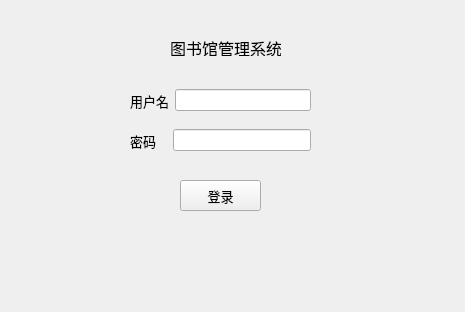
<?xml version="1.0" encoding="UTF-8"?>
<ui version="4.0">
 <class>login</class>
 <widget class="QWidget" name="login">
  <property name="geometry">
   <rect>
    <x>0</x>
    <y>0</y>
    <width>465</width>
    <height>312</height>
   </rect>
  </property>
  <property name="windowTitle">
   <string>Form</string>
  </property>
  <widget class="QWidget" name="horizontalLayoutWidget">
   <property name="geometry">
    <rect>
     <x>130</x>
     <y>80</y>
     <width>181</width>
     <height>41</height>
    </rect>
   </property>
   <layout class="QHBoxLayout" name="horizontalLayout">
    <item>
     <widget class="QLabel" name="label">
      <property name="font">
       <font>
        <pointsize>10</pointsize>
       </font>
      </property>
      <property name="text">
       <string>用户名</string>
      </property>
     </widget>
    </item>
    <item>
     <widget class="QLineEdit" name="userName"/>
    </item>
   </layout>
  </widget>
  <widget class="QWidget" name="horizontalLayoutWidget_2">
   <property name="geometry">
    <rect>
     <x>130</x>
     <y>120</y>
     <width>181</width>
     <height>41</height>
    </rect>
   </property>
   <layout class="QHBoxLayout" name="horizontalLayout_2">
    <item>
     <widget class="QLabel" name="label_2">
      <property name="font">
       <font>
        <pointsize>10</pointsize>
       </font>
      </property>
      <property name="text">
       <string>密码   </string>
      </property>
     </widget>
    </item>
    <item>
     <widget class="QLineEdit" name="password"/>
    </item>
   </layout>
  </widget>
  <widget class="QPushButton" name="loginButton">
   <property name="geometry">
    <rect>
     <x>180</x>
     <y>180</y>
     <width>81</width>
     <height>31</height>
    </rect>
   </property>
   <property name="font">
    <font>
     <pointsize>10</pointsize>
    </font>
   </property>
   <property name="text">
    <string>登录</string>
   </property>
  </widget>
  <widget class="QLabel" name="label_3">
   <property name="geometry">
    <rect>
     <x>170</x>
     <y>40</y>
     <width>111</width>
     <height>16</height>
    </rect>
   </property>
   <property name="font">
    <font>
     <pointsize>12</pointsize>
    </font>
   </property>
   <property name="text">
    <string>图书馆管理系统</string>
   </property>
  </widget>
 </widget>
 <resources/>
 <connections/>
</ui>
